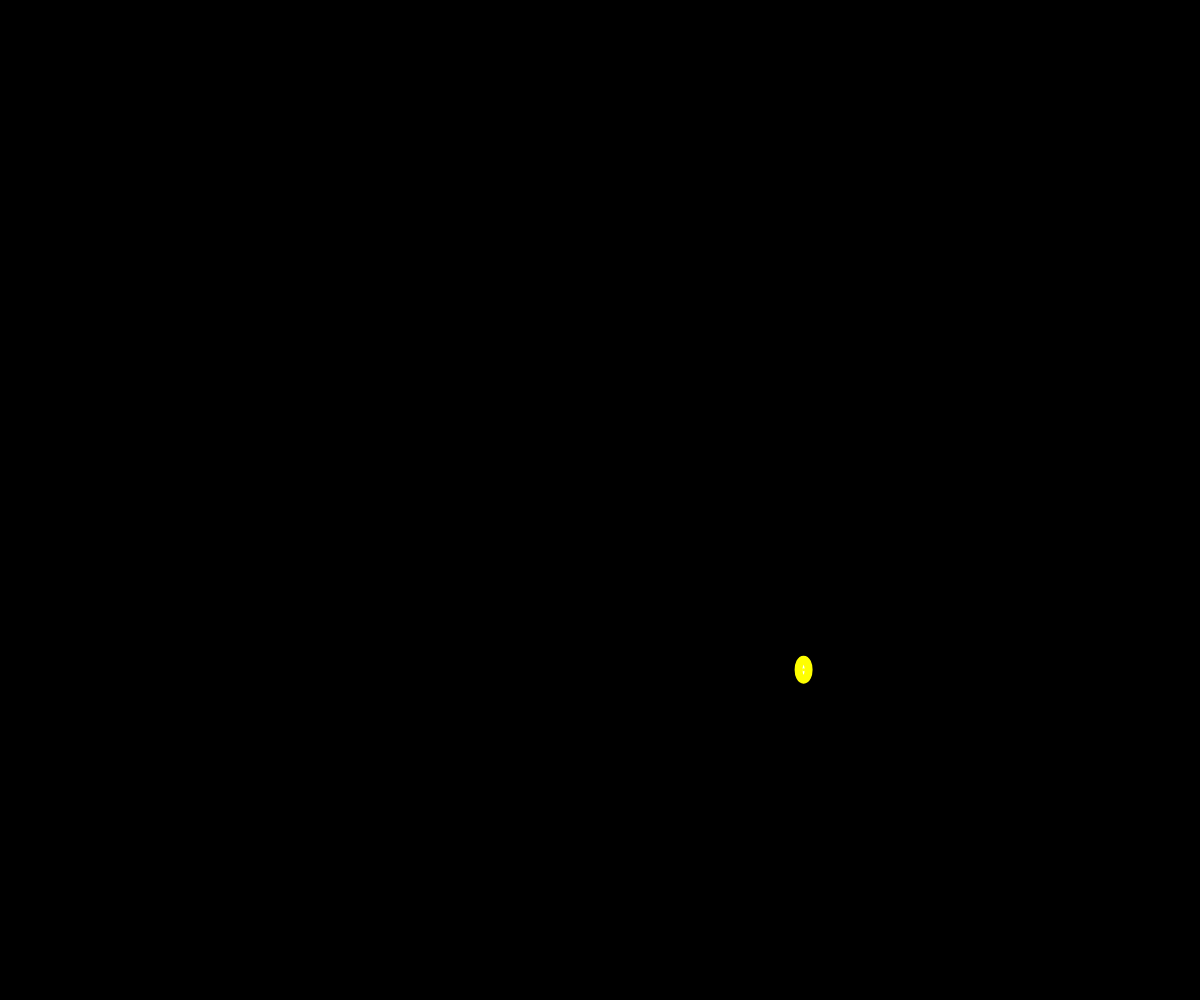
Frame 1 (no input)
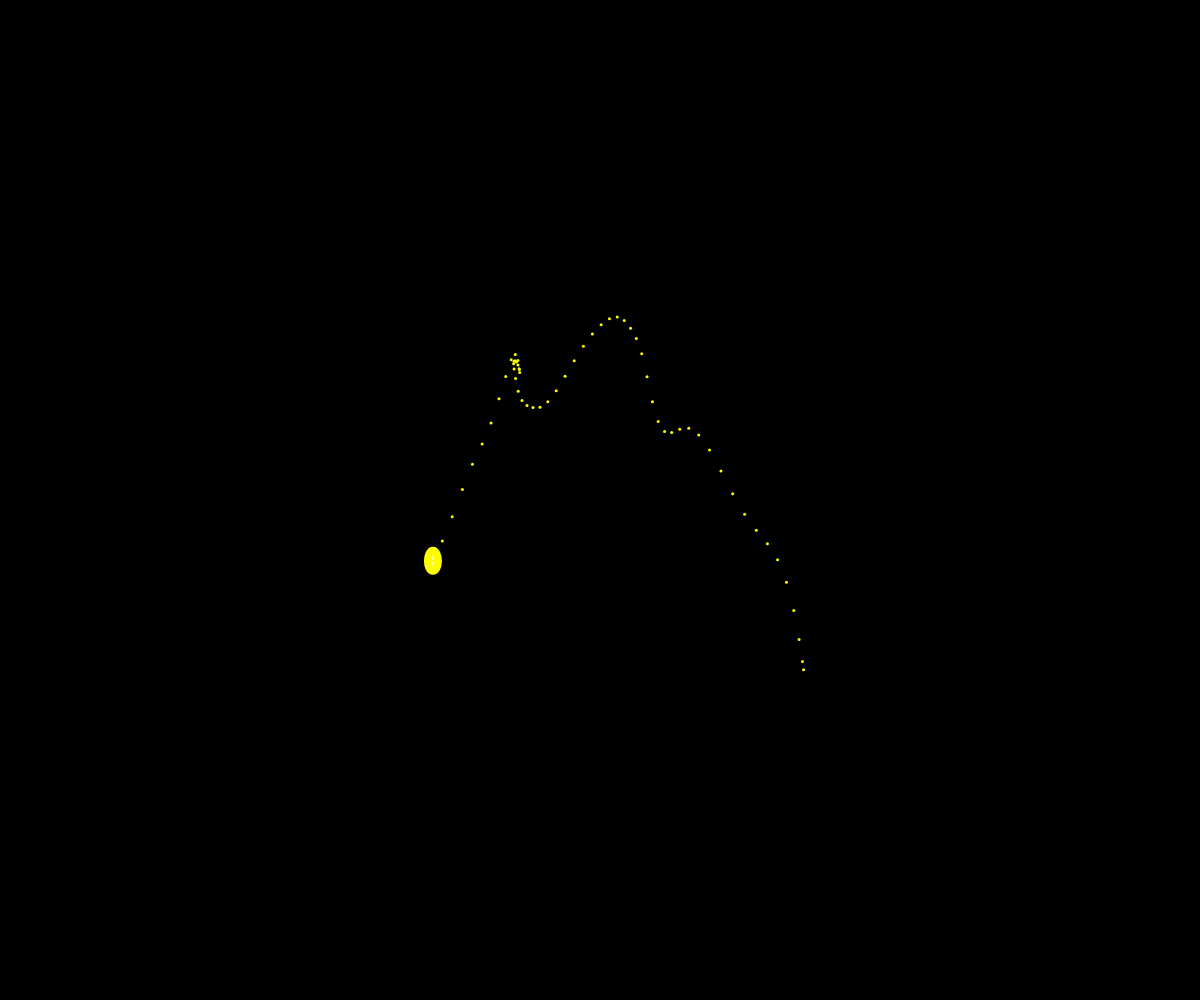
Frame 60 (no input)
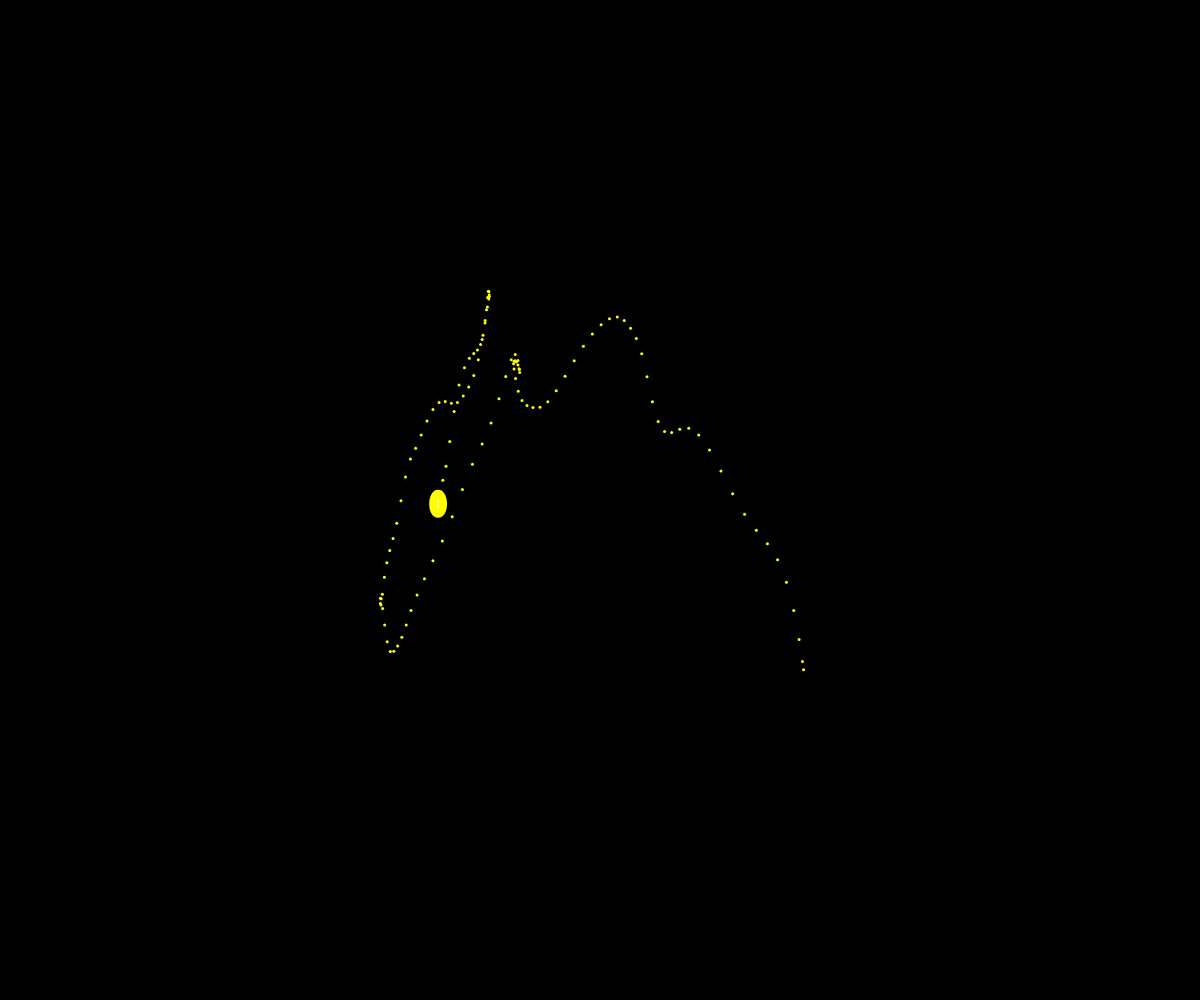
Frame 120 (the mouse pressed at the canvas centre since frame 60)

The p5.js sketch that drew these frames (run headless with seeded random() and noise() and a simulated clock; from frame 60 on, the mouse is pressed at the canvas centre):

// p5.js sketch
// ── sketch.js
function setup(){
	createCanvas(windowWidth, windowHeight);
	p = new Photon();
	xoff = 0;
	yoff = 0;
}


function draw(){
	background("black");
	p.walk();
	p.display();	
	p.showTrail();
}

// function mouseClicked(){
// 	p.trail = [];
// 	return false;
// 	p.pos = createVector(mouseX,mouseY);
// }

class Photon{
	constructor() {
		//this.pos = createVector(windowWidth/2, windowHeight/2);
		this.trail = []
		//this.vel = createVector(0,0); // does a 0 magnitude vector have direction
		//this.acc = p5.Vector.fromAngle(0.7);
		//this.acc.setMag(0.01);
	}

	walk(){

  	//translate(windowWidth/2, windowHeight/2);
  	//scale(1,-1);

		//this.acc = fromAngle(random(TWO_PI));
		//this.acc = createVector(noise(xoff)*windowWidth,noise(yoff)*windowHeight);



		//this.acc = createVector(random(-0.4,0.4),random(-0.4,0.4));
		//this.acc.setMag(0.4);
		//this.acc.mult(5);


		//var mouse = createVector(mouseX,mouseY);
		//this.acc = p5.Vector.sub(mouse, this.pos) // a static function: not called on an object, but the idea of an object
		
		//this.acc.mult(0.01);
		//this.acc.normalize();	
		
		
		//this.acc.rotate(radians(2));
		//this.pos.rotate(radians(1));
		this.pos = createVector(noise(xoff)*windowWidth,noise(yoff)*windowHeight);
		xoff = xoff + 0.01;
		yoff = yoff + 0.03;

		//this.vel.add(this.acc);
		//this.pos.add(this.vel);
		this.trail.push([this.pos.x,this.pos.y]);

	}

	display(){
		stroke(255,255,0);
		strokeWeight(8);
		ellipse(this.pos.x, this.pos.y,10,20);
	}

	showTrail(){
		stroke(255,255,0);
		strokeWeight(3);
		for (var i=0;i<this.trail.length;i++){
			point(this.trail[i][0],this.trail[i][1])
		}
	}
}
